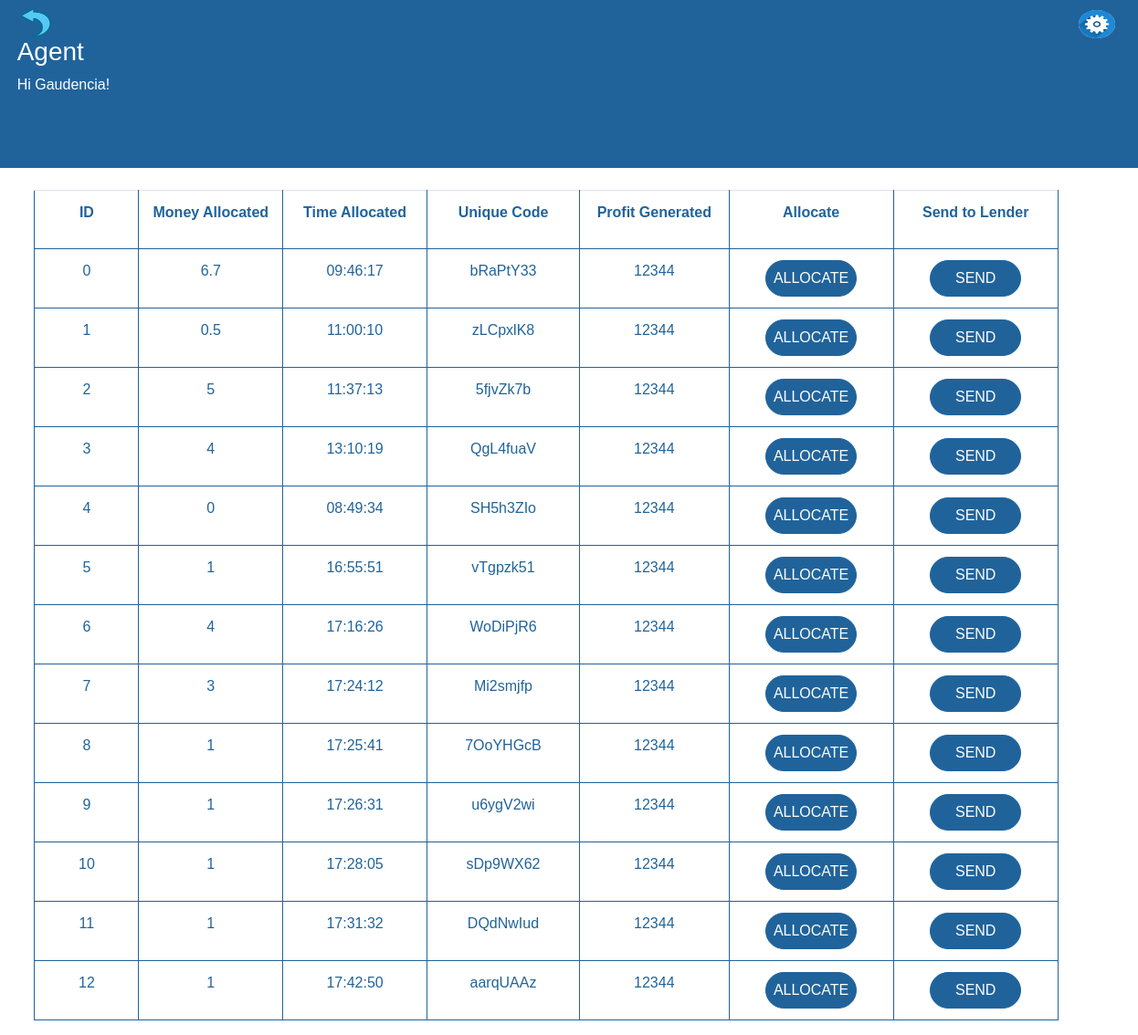
The app's page /Agent_Dashboard/moremoney.php (signed in) with its own data.
### tables this page shows
CREATE TABLE `agent_reg` (
  `id` int(7) NOT NULL,
  `username` varchar(30) NOT NULL,
  `email` varchar(30) NOT NULL,
  `phonenumber` int(12) NOT NULL,
  `ID_Number` int(8) NOT NULL,
  `password` varchar(15) NOT NULL,
  `confirmpassword` varchar(15) NOT NULL,
  `account_number` int(8) NOT NULL
);

CREATE TABLE `lender_transactions` (
  `id` int(7) NOT NULL,
  `account_balance` int(7) DEFAULT 0,
  `agent_account_number` int(8) NOT NULL,
  `lent_amount` float NOT NULL,
  `lender_id` int(7) NOT NULL,
  `time_allocated` varchar(20) NOT NULL DEFAULT current_timestamp(),
  `unique_code` varchar(8) NOT NULL
);

### Agent_Dashboard/moremoney.php (the view, shortened to what this page needs)
<?php
Require '../Functions/connect.php';
if (isset($_SESSION['user'])){
$var_session=$_SESSION["user"];
$user_query = mysqli_query($conn,"select * from agent_reg where email='$var_session'");
$user_data = mysqli_fetch_assoc($user_query);
?>
<!DOCTYPE html>
<html lang="en">
<head>
    <link rel="stylesheet" href="https://maxcdn.bootstrapcdn.com/bootstrap/4.0.0/css/bootstrap.min.css">
    <link rel="stylesheet" href="../css/index.css">
    <link rel="stylesheet" href="../css/table.css">
</head>
<body>
    <nav>
    <div class="back">
    <a href="./index.php"><img src="../Images/back.png" alt="back" height="31px" width="40px"></a>
    </div>
<div class="details">
<h3>Agent</h3>
<p>Hi <?php echo $user_data['username']; ?>!</p>
</div>
<div class="settings">
  <a href="settings.php"><img src="../Images/settings.png" alt="back" height="31px" width="40px"></a>
</div>
</nav>
<br>
 <div class="table">
 <table>
  <thead class="head">
    <tr>
      <td>ID</td>
      <td>Money Allocated</td>
      <td>Time Allocated</td>
      <td>Unique Code</td>
      <td>Profit Generated</td>
      <td>Allocate</td>
      <td>Send to Lender</td>
    </tr>
  </thead>
  <tbody>
    <?php
    $id_count = 0;
    $stmt = $conn->prepare("SELECT * from lender_transactions");
    $stmt->execute();
    $result = $stmt->get_result();
    while ($row = $result->fetch_assoc()) {
      ?>
      <tr>
        <td><?php echo $id_count; ?></td>
        <td><?php echo $row['lent_amount']; ?></td>
        <td><?php echo $row['time_allocated']; ?></td>
        <td><?php echo $row['unique_code']; ?></td>
        <td>12344</td>
        <td>
          <button class="allocate-btn" data-toggle="modal" data-target="#allocationModal-<?php echo $row['unique_code']; ?>" data-row-id="<?php echo $id_count; ?>">ALLOCATE</button>
        </td>
        <td><button>SEND</button></td>
      </tr>
      <?php
      $id_count = $id_count + 1;
    } ?>
  </tbody>
</table>
 </div>
</body>
</html>
<?php
    }
    else {
        echo "<script>
                location.replace('../agentlogin.php');
            </script>";
    }
 ?>

### css/index.css (style rules this page uses)
body, html { font-family: Verdana, Geneva, Tahoma, sans-serif; margin: 0; }
nav { background-color: #20639B; color: white; height: 23vh; }
.back { margin-left: 1.5%; }
.back img { margin-top: 0.7%; }
.back a { text-decoration: none; color: white; cursor: pointer; }
.details h3 { margin-left: 1.5%; }
.details p { margin-left: 1.5%; }
.settings { position: absolute; right: 2%; top: 1%; }
.settings a { color: white; text-decoration: none; }
.settings img { border-radius: 50%; }

### css/table.css (style rules this page uses)
.table { margin-left: 3%; }
table { border-collapse: collapse; }
table, th, td { width: 33vw; border: 1px solid #20639B; text-align: center; height: 8vh; color: #20639B; }
table, th { width: 90vw; }
.head { font-weight: bold; color: #20639B; }
.table button { height: 5vh; width: 8vw; background-color: #20639B; color: white; border-radius: 20px; border: 1px solid #20639B; cursor: pointer; }

### records on screen
agent_reg: username "Gaudencia"
lender_transactions: lent_amount "6.7", time_allocated "09:46:17", unique_code "bRaPtY33"
lender_transactions: lent_amount "0.5", time_allocated "11:00:10", unique_code "zLCpxlK8"
lender_transactions: lent_amount "5", time_allocated "11:37:13", unique_code "5fjvZk7b"
lender_transactions: lent_amount "4", time_allocated "13:10:19", unique_code "QgL4fuaV"
lender_transactions: lent_amount "0", time_allocated "08:49:34", unique_code "SH5h3ZIo"
lender_transactions: lent_amount "1", time_allocated "16:55:51", unique_code "vTgpzk51"
lender_transactions: lent_amount "4", time_allocated "17:16:26", unique_code "WoDiPjR6"
lender_transactions: lent_amount "3", time_allocated "17:24:12", unique_code "Mi2smjfp"
lender_transactions: lent_amount "1", time_allocated "17:25:41", unique_code "7OoYHGcB"
lender_transactions: lent_amount "1", time_allocated "17:26:31", unique_code "u6ygV2wi"
lender_transactions: lent_amount "1", time_allocated "17:28:05", unique_code "sDp9WX62"
lender_transactions: lent_amount "1", time_allocated "17:31:32", unique_code "DQdNwIud"
lender_transactions: lent_amount "1", time_allocated "17:42:50", unique_code "aarqUAAz"
